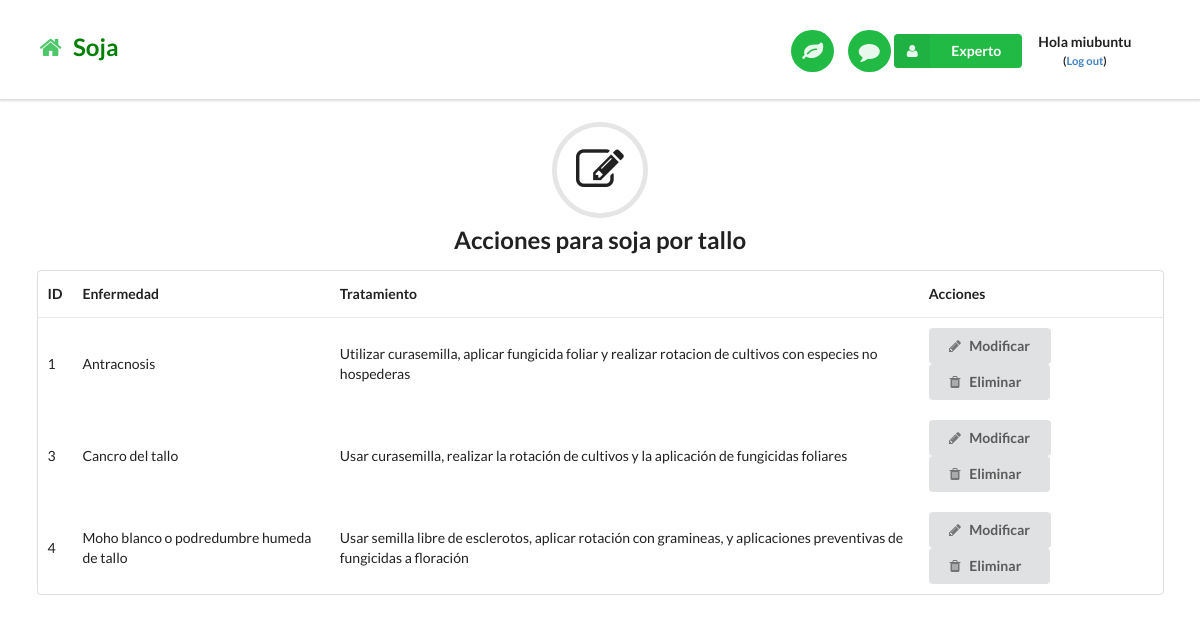
The page /accionessota/ (signed in) on the database its author committed.
### core/models.py (models this page shows, shortened)
class Enfermedadsota(models.Model):
    name = models.CharField(max_length=50)
    description = models.TextField()
    images = models.IntegerField()
    planta = models.CharField(max_length=50)
    sintomaAA = models.CharField(max_length=50)
    sintomaBB = models.CharField(max_length=50)
    sintomaCC = models.CharField(max_length=50)
    sintomaDD = models.CharField(max_length=50)

### core/views.py (the view)
# urls.py: url(r'^accionessota/$', views.accionessotaPage, name='accionessotaPage'),
@login_required
def accionessotaPage(request):
    enfermedadsotamaiz = Enfermedadsota.objects.all()
    return render(request, 'accionessota.html', {'enfermedadsotamaiz':enfermedadsotamaiz})

### templates/accionessota.html
{% extends "basesoja.html" %}
{% load staticfiles %}
{% block content %}
<h2 class="ui center aligned icon header">
  <i class="circular edit icon"></i>
  Acciones para soja por tallo
</h2>
<div class="ui container">
<table class="ui basic table">
  <thead>
    <tr>
      <th>ID</th>
      <th>Enfermedad</th>
      <th>Tratamiento</th>
      <th>Acciones</th>
    </tr>
  </thead>
  {% for enfermedadsotamaiz in enfermedadsotamaiz %}
  <tbody>
    <tr>
      <td>{{ enfermedadsotamaiz.id }}</td>
      <td>{{ enfermedadsotamaiz.name }}</td>
      <td>{{ enfermedadsotamaiz.description }}</td>
      <td> <a href= "{% url 'enfermedadsotamaiz_editar' enfermedadsotamaiz.id %}"><button class="ui button"><i class="pencil icon"></i>Modificar</button></a>
       <a href= "{% url 'enfermedadsotamaiz_eliminar' enfermedadsotamaiz.id %}"><button class="ui button"><i class="trash icon"></i>Eliminar&nbsp;&nbsp;&nbsp;</button></a> </td>
    </tr>
  </tbody>
  {% endfor %}
</table>
</div>
<br>
{% endblock %}

### templates/basesoja.html (shortened to what this page needs)
{% load staticfiles %}
<!DOCTYPE html>
<html lang="en">
<head>
  <link rel="stylesheet" href="{% static "css/semantic.min.css" %}"/>
  <link rel="stylesheet" href="{% static "css/common.css" %}"/>
</head>
<body>
  {% block nav-bar %}
    <div class="ui top fixed menu borderless main nav-bar">
      <div class="ui container">
        <br> <h2><a href="/"><i class="green home icon link"></i>  <span style="color:green"> Soja</span></a></h2>
        <div class="right item">
          <a id="preference-link" href="/preferences"><button class="circular ui icon green button nav-button"> <i class="large leaf icon link"></i> </button></a>
          <a href="/about"><button class="circular ui icon green button nav-button"> <i class="large comment icon link"></i> </button></a>
{% if user.is_authenticated %}
<div class="ui floating labeled icon dropdown green button">
          <i class="user icon"></i>
          <span class="text">Experto</span>
        </div>
{% if user.is_authenticated %}
    <div class="item">
        <p class="top-menu" style="text-align:center;"> <b> Hola {{ user.username }} <br> <small>(<a href="{% url 'logout' %}">Log out</a>)</small> </b> </p>
    </div>
{% endif %}
{% endif %}
        </div>
      </div>
    </div>
<br>
  {% endblock %}
  {% block content %}
  {% endblock %}
</body>
</html>

### static/css/common.css (style rules this page uses)
body { padding-top: 74px; }
.nav-bar { padding-top: 7px; padding-bottom: 4px; }
.nav-button { margin-left: 10px !important; }

### rows shown on the page
Enfermedadsota: id "1", name "Antracnosis", description "Utilizar curasemilla, aplicar fungicida foliar y realizar rotacion de cultivos con especies no hospederas"
Enfermedadsota: id "3", name "Cancro del tallo", description "Usar curasemilla, realizar la rotación de cultivos y la aplicación de fungicidas foliares"
Enfermedadsota: id "4", name "Moho blanco o podredumbre humeda de tallo", description "Usar semilla libre de esclerotos, aplicar rotación con gramineas, y aplicaciones preventivas de fungicidas a floración"

### other values the page prints
{{ user.username }} "miubuntu"
